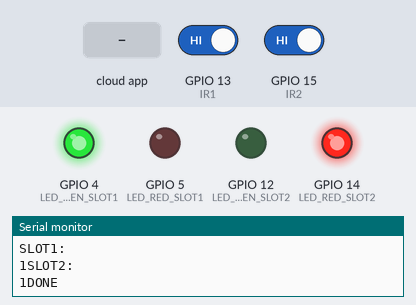
The sketch below on a simulated ESP8266 (NodeMCU). On the bench: output pins drawn as LEDs (lit = HIGH), the last lines printed to the serial monitor. The inputs (shaded band) are chosen by the test bench; at power-on: GPIO 13 (IR1) HIGH, GPIO 15 (IR2) HIGH. WiFi joins after 1.5 s; servers stay silent unless stated; the Firebase database answers and starts empty.

Above: at 2.7 s.
2.8 s: the phone or cloud app sets ledStatus to 1
At 4.2 s:
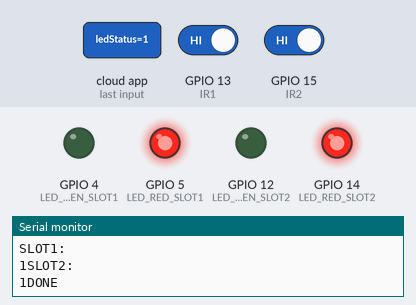
4.5 s: the phone or cloud app sets ledStatus2 to 1
At 5.8 s:
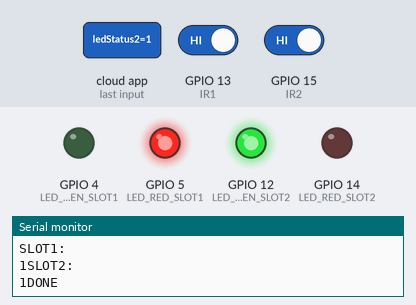
6.3 s: the phone or cloud app sets ledStatus to 0
At 7.2 s:
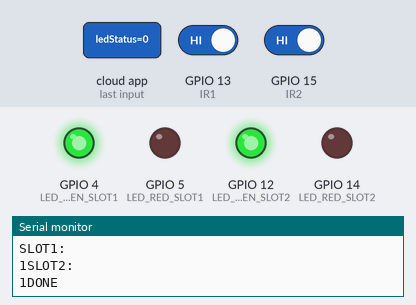
8.1 s: the phone or cloud app sets ledStatus2 to 0
At 9.8 s:
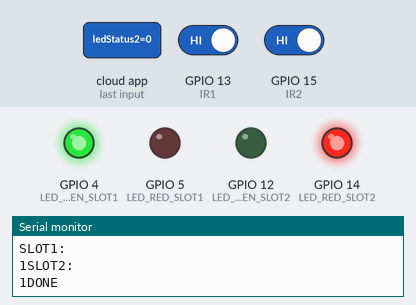
Timing chart, 0 to 10.9 s (numbered marks = the images above; inputs shaded):
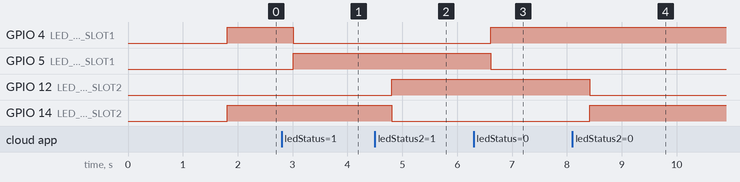

Measured:
- after the input at 2.8 s, GPIO 4 (LED_GREEN_SLOT1): HIGH → LOW after 0.21 s; GPIO 5 (LED_RED_SLOT1): LOW → HIGH after 0.21 s
- after the input at 4.5 s, GPIO 12 (LED_GREEN_SLOT2): LOW → HIGH after 0.31 s; GPIO 14 (LED_RED_SLOT2): HIGH → LOW after 0.31 s
- after the input at 6.3 s, GPIO 4 (LED_GREEN_SLOT1): LOW → HIGH after 0.31 s; GPIO 5 (LED_RED_SLOT1): HIGH → LOW after 0.31 s
- after the input at 8.1 s, GPIO 12 (LED_GREEN_SLOT2): HIGH → LOW after 0.31 s; GPIO 14 (LED_RED_SLOT2): LOW → HIGH after 0.31 s

The sketch:

firebase_node.ino
```cpp
#include <ESP8266WiFi.h>
#include <FirebaseArduino.h>

const char* ssid = "SpecsGuy";
const char* password = "12345678901";
#define LED_RED_SLOT1 5 //d1
#define LED_GREEN_SLOT1 4//d2
#define LED_RED_SLOT2 14 //GREEN
#define LED_GREEN_SLOT2 12 //RED
#define IR1 13 //D7
#define IR2 15 //D8
void setup_wifi()
{
  delay(5);
  // We start by connecting to a WiFi network
  Serial.println();
  Serial.print("Connecting to ");
  Serial.println(ssid);

  WiFi.begin(ssid, password);

  while (WiFi.status() != WL_CONNECTED) {
    delay(500);
    Serial.print(".");
  }

  Serial.println("");
  Serial.println("WiFi connected");
  Serial.println("IP address: ");
  Serial.println(WiFi.localIP());

}

int slot1Status;
int slot2Status;
int slot1IR;
int slot2IR;
int count=0;


void setup() {
  Serial.begin(9600);
  setup_wifi();
   Firebase.begin("parking-ee898.firebaseio.com","UAhPFufnwS1uGq7QysTdU046rg3Homju8oNIqkgs");
 // cardNumber=Firebase.getString("CARD_NUMBER/Je8ze85QaQVbwDWuBRObv6Tkbgh2");
    pinMode(LED_GREEN_SLOT1,OUTPUT);
    pinMode(LED_RED_SLOT1,OUTPUT);
    pinMode(LED_GREEN_SLOT2,OUTPUT);
    pinMode(LED_RED_SLOT2,OUTPUT);
}
int val=5;
int ct=0;
String value;
void loop() {
 // payStatus=Firebase.getInt("PAY_STATUS/Je8ze85QaQVbwDWuBRObv6Tkb");
 // tollNo=Firebase.getInt("TOLL_NO/Je8ze85QaQVbwDWuBRObv6Tkbgh2");
  //val=Firebase.getInt("val/final/test");
  //Firebase.setInt("val/run",10000);
  //Serial.println(val);
  Serial.println("DONE");
  slot1IR=digitalRead(IR1);
  slot2IR=digitalRead(IR2);
  slot1Status=Firebase.getInt("Led/ledStatus");
  slot2Status=Firebase.getInt("Led/ledStatus2");
  if(slot1Status==1)
  {
    digitalWrite(LED_RED_SLOT1,HIGH);
    digitalWrite(LED_GREEN_SLOT1,LOW);

  }
  else
  {
    digitalWrite(LED_RED_SLOT1,LOW);
    digitalWrite(LED_GREEN_SLOT1,HIGH);
  }

    if(slot2Status==1)
  {
    digitalWrite(LED_GREEN_SLOT2,HIGH);
    digitalWrite(LED_RED_SLOT2,LOW);


  }
  else
  {
    digitalWrite(LED_RED_SLOT2,HIGH);
    digitalWrite(LED_GREEN_SLOT2,LOW);

  }

  Firebase.setInt("val/status_slot_1",slot1IR);
  Firebase.setInt("val/status_slot_2",slot2IR);
  Serial.println("SLOT1:");
  Serial.print(slot1IR);
  Serial.println("SLOT2:");
  Serial.print(slot2IR);


  }
```
